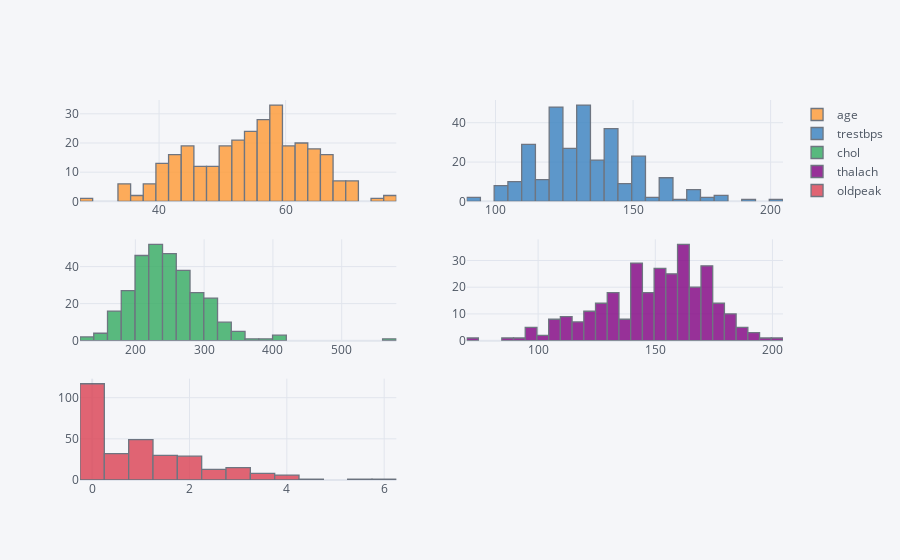

Notebook cell for this chart:
### Code cell
df[num_cols].iplot(kind="histogram", subplots=True)

### Figure 1 — Plotly figure (JSON) as saved in the notebook; plotly's stock layout.template omitted (floating-point values rounded to 4 significant figures; data arrays with more than 128 entries replaced by an {"elided": "..."} marker saying what was removed)
{"data": [{"histfunc": "count", "histnorm": "", "marker": {"color": "rgba(255, 153, 51, 1.0)", "line": {"color": "#4D5663", "width": 1.3}}, "name": "age", "opacity": 0.8, "orientation": "v", "type": "histogram", "x": {"elided": "302 int values"}, "xaxis": "x", "yaxis": "y"}, {"histfunc": "count", "histnorm": "", "marker": {"color": "rgba(55, 128, 191, 1.0)", "line": {"color": "#4D5663", "width": 1.3}}, "name": "trestbps", "opacity": 0.8, "orientation": "v", "type": "histogram", "x": {"elided": "302 int values"}, "xaxis": "x2", "yaxis": "y2"}, {"histfunc": "count", "histnorm": "", "marker": {"color": "rgba(50, 171, 96, 1.0)", "line": {"color": "#4D5663", "width": 1.3}}, "name": "chol", "opacity": 0.8, "orientation": "v", "type": "histogram", "x": {"elided": "302 int values"}, "xaxis": "x3", "yaxis": "y3"}, {"histfunc": "count", "histnorm": "", "marker": {"color": "rgba(128, 0, 128, 1.0)", "line": {"color": "#4D5663", "width": 1.3}}, "name": "thalach", "opacity": 0.8, "orientation": "v", "type": "histogram", "x": {"elided": "302 int values"}, "xaxis": "x4", "yaxis": "y4"}, {"histfunc": "count", "histnorm": "", "marker": {"color": "rgba(219, 64, 82, 1.0)", "line": {"color": "#4D5663", "width": 1.3}}, "name": "oldpeak", "opacity": 0.8, "orientation": "v", "type": "histogram", "x": {"elided": "302 float values"}, "xaxis": "x5", "yaxis": "y5"}], "layout": {"barmode": "overlay", "legend": {"bgcolor": "#F5F6F9", "font": {"color": "#4D5663"}}, "paper_bgcolor": "#F5F6F9", "plot_bgcolor": "#F5F6F9", "title": {"font": {"color": "#4D5663"}}, "xaxis": {"anchor": "y", "domain": [0, 0.45], "gridcolor": "#E1E5ED", "showgrid": true, "tickfont": {"color": "#4D5663"}, "title": {"font": {"color": "#4D5663"}, "text": ""}, "zerolinecolor": "#E1E5ED"}, "xaxis2": {"anchor": "y2", "domain": [0.55, 1], "gridcolor": "#E1E5ED", "showgrid": true, "tickfont": {"color": "#4D5663"}, "title": {"font": {"color": "#4D5663"}, "text": ""}, "zerolinecolor": "#E1E5ED"}, "xaxis3": {"anchor": "y3", "domain": [0, 0.45], "gridcolor": "#E1E5ED", "showgrid": true, "tickfont": {"color": "#4D5663"}, "title": {"font": {"color": "#4D5663"}, "text": ""}, "zerolinecolor": "#E1E5ED"}, "xaxis4": {"anchor": "y4", "domain": [0.55, 1], "gridcolor": "#E1E5ED", "showgrid": true, "tickfont": {"color": "#4D5663"}, "title": {"font": {"color": "#4D5663"}, "text": ""}, "zerolinecolor": "#E1E5ED"}, "xaxis5": {"anchor": "y5", "domain": [0, 0.45], "gridcolor": "#E1E5ED", "showgrid": true, "tickfont": {"color": "#4D5663"}, "title": {"font": {"color": "#4D5663"}, "text": ""}, "zerolinecolor": "#E1E5ED"}, "yaxis": {"anchor": "x", "domain": [0.7333, 1], "gridcolor": "#E1E5ED", "showgrid": true, "tickfont": {"color": "#4D5663"}, "title": {"font": {"color": "#4D5663"}, "text": ""}, "zerolinecolor": "#E1E5ED"}, "yaxis2": {"anchor": "x2", "domain": [0.7333, 1], "gridcolor": "#E1E5ED", "showgrid": true, "tickfont": {"color": "#4D5663"}, "title": {"font": {"color": "#4D5663"}, "text": ""}, "zerolinecolor": "#E1E5ED"}, "yaxis3": {"anchor": "x3", "domain": [0.3667, 0.6333], "gridcolor": "#E1E5ED", "showgrid": true, "tickfont": {"color": "#4D5663"}, "title": {"font": {"color": "#4D5663"}, "text": ""}, "zerolinecolor": "#E1E5ED"}, "yaxis4": {"anchor": "x4", "domain": [0.3667, 0.6333], "gridcolor": "#E1E5ED", "showgrid": true, "tickfont": {"color": "#4D5663"}, "title": {"font": {"color": "#4D5663"}, "text": ""}, "zerolinecolor": "#E1E5ED"}, "yaxis5": {"anchor": "x5", "domain": [0, 0.2667], "gridcolor": "#E1E5ED", "showgrid": true, "tickfont": {"color": "#4D5663"}, "title": {"font": {"color": "#4D5663"}, "text": ""}, "zerolinecolor": "#E1E5ED"}}}
